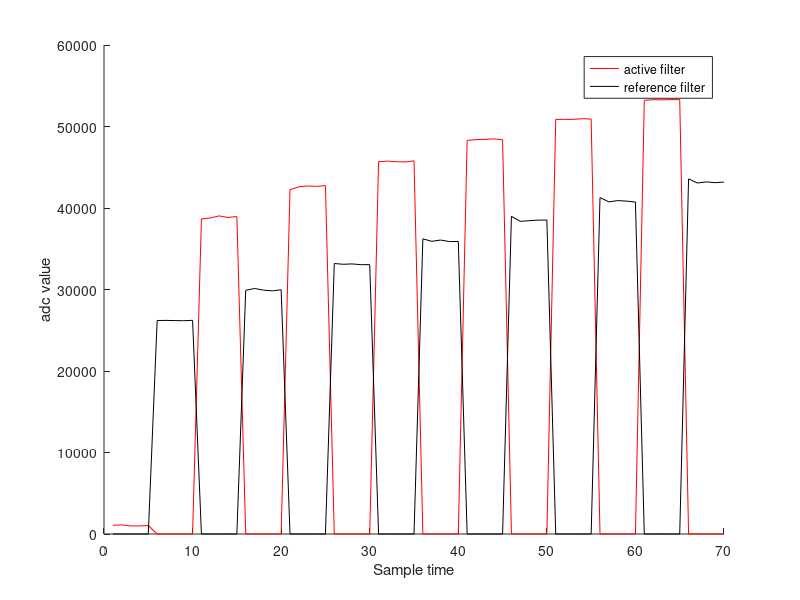

Here is the MATLAB script that generated this plot:
close all;
clear all;
clc;

% data= [1112 1018 1039 1016 1099;
%  26438 26373 26451 26502 26290;
%  38722 38973 39108 39122 38973;
%  30547 30233 30190 30314 30191;
%  42345 42716 42721 42711 42748;
%  33728 33338 33334 33291 33284;
%  45357 45675 45790 45759 45745;
%  36607 36182 36210 36067 36176;
%  48223 48386 48555 48501 48596;
%  39211 38723 38772 38743 38776;
%  50645 51100 51074 50771 51068;
%  41455 41231 41139 41163 41121;
%  53061 53405 53388 53361 53268;
%  43717 43369 43487 43355 43272 ];

data1=[1066 1120 993 991 1044 0 0 0 0 0;
       0 0 0 0 0 26192 26210 26188 26172 26218 ;       
       38661 38774 39035 38842 38951 0 0 0 0 0;
       0 0 0 0 0 29896 30127 29922 29836 29969 ;
       42241 42602 42700 42653 42743 0 0 0 0 0;
       0 0 0 0 0 33191 33095 33140 33046 33056 ;
       45687 45750 45681 45654 45786 0 0 0 0 0;
       0 0 0 0 0 36222 35912 36070 35883 35895 ;
       48297 48394 48424 48484 48377 0 0 0 0 0;
       0 0 0 0 0 38978 38359 38447 38514 38524 ;
       50872 50875 50877 50953 50916 0 0 0 0 0;
       0 0 0 0 0 41278 40749 40910 40845 40727 ;
       53217 53287 53272 53302 53301 0 0 0 0 0;
       0 0 0 0 0 43580 43065 43201 43111 43177 ];


active_sensor= data1(1:2:end,:);
reference_sensor= data1(2:2:end,:);

active_data= zeros(1,70);
l=0;
for i= 1:7
    for k=1:10
        l=l+1;
        active_data(l)= active_sensor(i,k);
    end
end

reference_data= zeros(1,70);
l=0;
for i= 1:7
    for k=1:10
        l=l+1;
        reference_data(l)= reference_sensor(i,k);
    end
end

% active_fft =fft(active_data);
% reference_fft =fft(reference_data);


t=1:70;
hold on;
plot(t,active_data,'r');
plot(t,reference_data,'k');
% stem(t,abs(active_fft),'r');
% stem(t,abs(reference_fft),'k');
xlabel('Sample time');
ylabel('adc value');

legend('active filter','reference filter')

 